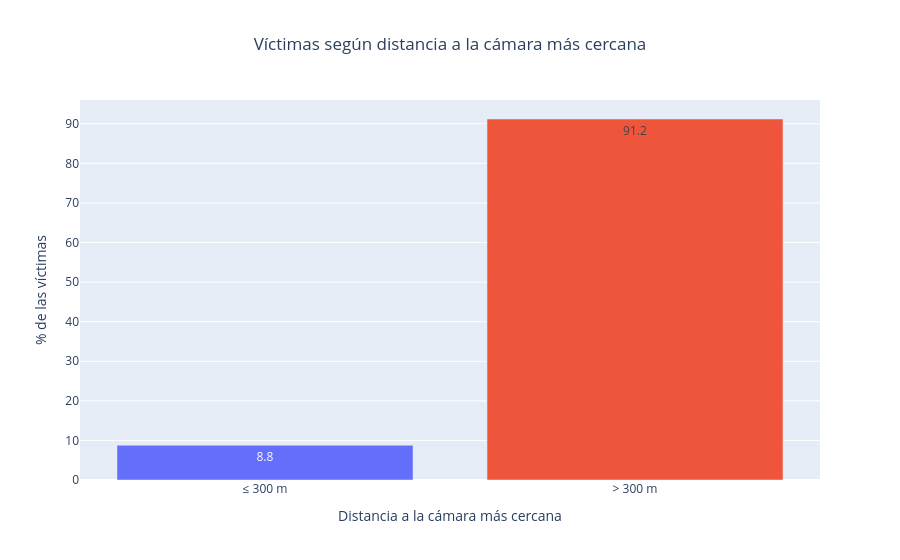

Notebook cell for this chart:
### Code cell
pct_cerca = (victimas_camaras[victimas_camaras_dist] <= RADIO).mean() * 100
pct_lejos = 100 - pct_cerca
print(f"A {RADIO} m o menos: {pct_cerca:.1f}%  |  Más lejos: {pct_lejos:.1f}%")

g1 = pd.DataFrame([[f"≤ {RADIO} m", pct_cerca], [f"> {RADIO} m", pct_lejos]],
                  columns=["zona", "pct"])

fig1 = px.bar(g1, x="zona", y="pct", text_auto=".1f", color="zona",
              title="Víctimas según distancia a la cámara más cercana")
fig1.update_layout(yaxis_title="% de las víctimas", showlegend=False, title_x=0.5, xaxis_title="Distancia a la cámara más cercana")
fig1.show()

### Figure 1 — Plotly figure (JSON) as saved in the notebook; plotly's stock layout.template omitted (floating-point values rounded to 4 significant figures)
{"data": [{"hovertemplate": "zona=%{x}<br>pct=%{y}<extra></extra>", "legendgroup": "≤ 300 m", "marker": {"color": "#636efa", "pattern": {"shape": ""}}, "name": "≤ 300 m", "orientation": "v", "showlegend": true, "textposition": "auto", "texttemplate": "%{y:.1f}", "type": "bar", "x": ["≤ 300 m"], "xaxis": "x", "y": [8.781], "yaxis": "y"}, {"hovertemplate": "zona=%{x}<br>pct=%{y}<extra></extra>", "legendgroup": "> 300 m", "marker": {"color": "#EF553B", "pattern": {"shape": ""}}, "name": "> 300 m", "orientation": "v", "showlegend": true, "textposition": "auto", "texttemplate": "%{y:.1f}", "type": "bar", "x": ["> 300 m"], "xaxis": "x", "y": [91.22], "yaxis": "y"}], "layout": {"barmode": "relative", "legend": {"title": {"text": "zona"}, "tracegroupgap": 0}, "showlegend": false, "title": {"text": "Víctimas según distancia a la cámara más cercana", "x": 0.5}, "xaxis": {"anchor": "y", "categoryarray": ["≤ 300 m", "> 300 m"], "categoryorder": "array", "domain": [0, 1], "title": {"text": "Distancia a la cámara más cercana"}}, "yaxis": {"anchor": "x", "domain": [0, 1], "title": {"text": "% de las víctimas"}}}}
